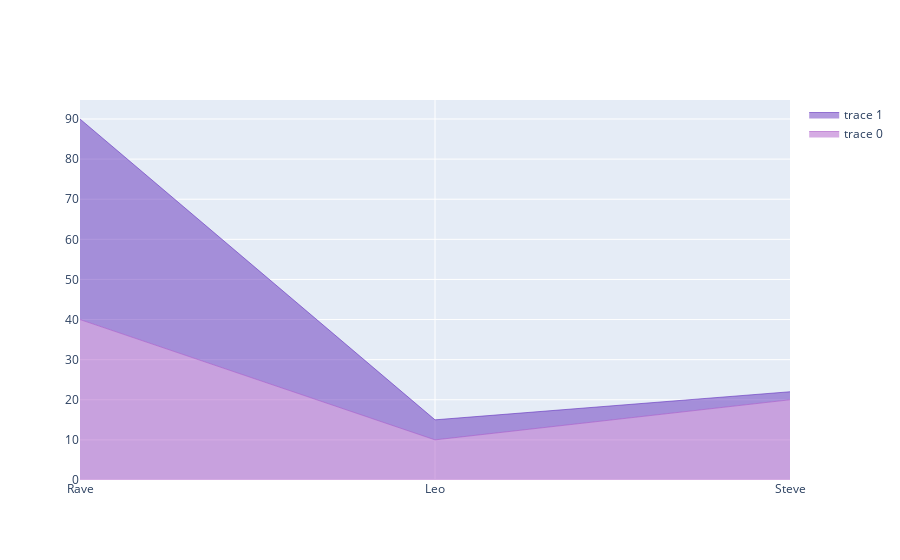

Notebook cell for this chart:
### Code cell
# Stacked area chart
stud = ['Rave', 'Leo', 'Steve']

fig = go.Figure()

fig.add_trace(go.Scatter(
    x=stud, y=[40, 10, 20],
    hoverinfo='x+y',
    mode='lines',
    line=dict(width=0.6, color='rgb(172,89,200)'),
    stackgroup='one'
))

fig.add_trace(go.Scatter(
    x=stud, y=[50, 5, 2],
    hoverinfo='x+y',
    mode='lines',
    line=dict(width=0.6, color='rgb(100,51,190)'),
    stackgroup='one'
))

fig.show()

### Figure 1 — Plotly figure (JSON) as saved in the notebook; plotly's stock layout.template omitted (floating-point values rounded to 4 significant figures)
{"data": [{"hoverinfo": "x+y", "line": {"color": "rgb(172,89,200)", "width": 0.6}, "mode": "lines", "stackgroup": "one", "type": "scatter", "x": ["Rave", "Leo", "Steve"], "y": [40, 10, 20]}, {"hoverinfo": "x+y", "line": {"color": "rgb(100,51,190)", "width": 0.6}, "mode": "lines", "stackgroup": "one", "type": "scatter", "x": ["Rave", "Leo", "Steve"], "y": [50, 5, 2]}], "layout": {}}
